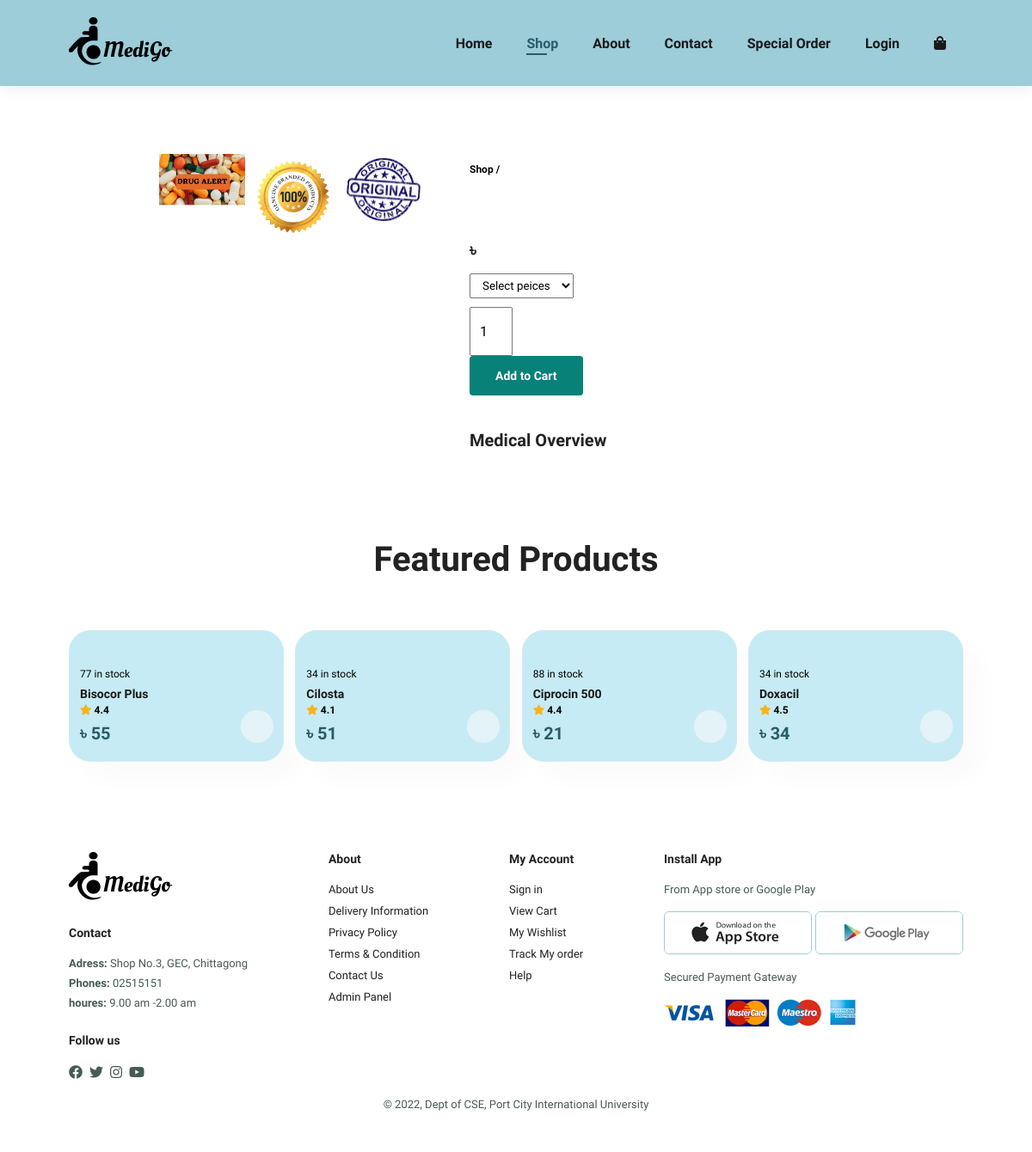
Page /index.html/sproduct1.php on the committed database.
### tables this page shows
CREATE TABLE `featured` (
  `id` int(15) NOT NULL,
  `MName` varchar(50) NOT NULL,
  `Stock` varchar(50) NOT NULL,
  `Details` text NOT NULL,
  `Price` varchar(20) NOT NULL,
  `img` varchar(32) NOT NULL,
  `rating` varchar(5) NOT NULL
);

### index.html/sproduct1.php (the view, shortened to what this page needs)
<?php
include('dbconnect.php');
?>
<!DOCTYPE html>
<html lang="en">
<head>
    <link rel="stylesheet" href="https://pro.fontawesome.com/releases/v5.15.4/css/all.css" />
    <link rel="stylesheet" href="style.css">
</head>
<body>
    <section id="header">
        <a href="#"><img src="../img/logo.png" class="logo" alt=""></a>
        <div>
            <ul id="navbar">
                <li><a href="index.php">Home</a></li>
                <li><a class="active" href="shop.php">Shop</a></li>
                <li><a href="about.php">About</a></li>
                <li><a href="contact.php">Contact</a></li>
                <li><a href="sorder.php">Special Order</a></li>
                <li><a href="login.php">Login</i></a></li>
                <li><a href="cart.php"><i class="fa fa-shopping-bag"></i></a></li>
            </ul>
        </div>
    </section>
    <section id="prodetails" class="section-p1">
        <div class="single-pro-image">
            <div class="small-img-group">
                <div class="small-img-column">
                </div>
                <div class="small-img-column">
                    <img src="../img/small product/Drugs.jpeg" width="100%" class="small-img" alt="">
                </div>
                <div class="small-img-column">
                    <img src="../img/small product/genuine.jpg" width="100%" class="small-img" alt="">
                </div>
                <div class="small-img-column">
                    <img src="../img/small product/original.jpg" width="100%" class="small-img" alt="">
                </div>
            </div>
        </div>
        <div class="single-pro-details">
            <h6>Shop /
            </h6>
            <h4>
            </h4>
            <h2>৳
            </h2>
            <select>
                <option>Select peices</option>
            </select>
            <input type="number" value="1">
            <form method="post">
                <button name='addtocart' class="normal">Add to Cart</button>
            </form>
            <h4>Medical Overview</h4>
        </div>
    </section>
    <section id="product1" class="section-p1">
        <h2>Featured Products</h2>
        <div class="pro-container">
            <?php
            $ret1 = mysqli_query($con, "Select * From featured ");
            while ($result1 = mysqli_fetch_array($ret1)) {
            ?>
            <div class="pro" onclick="window.location.href='sproduct1.php?editid=<?php echo $result1['id']; ?>';">
                <div><img src="../img/<?php echo $result1['img']; ?>" alt=""></div>
                <div class="des">
                    <span>
                        <?php echo $result1['Stock']; ?> in stock
                    </span>
                    <h5>
                        <?php echo $result1['MName']; ?>
                    </h5>
                    <div class="star">
                        <i class="fas fa-star"><span>
                                <?php echo $result1['rating']; ?>
                            </span></i>
                    </div>
                    <h4>৳
                        <?php echo $result1['Price']; ?>
                    </h4>
                </div>
                <a href="#"><i class="fa fa-cart-plus cart"></i></a>
            </div>
            <?php
            }
            ?>
        </div>
    </section>
    <?php
    include('footer.php');
    ?>
</body>
</html>

### index.html/footer.php
<footer class="section-p1">
        <div class="column">
            <img class="flogo" loading="lazy" src="../img/logo.png" alt="">
            <h4>Contact</h4>
            <p><strong> Adress: </strong> Shop No.3, GEC, Chittagong </p>
            <p> <strong>Phones: </strong> 02515151</p>
            <p><strong>houres: </strong> 9.00 am -2.00 am</p>
            <div class="follow">
                <h4>Follow us</h4>
                <div class="icon">
                    <i class="fab fa-facebook"></i>
                    <i class="fab fa-twitter"></i>
                    <i class="fab fa-instagram"></i>
                    <i class="fab fa-youtube"></i>
                </div>
            </div>
        </div>
        <div class="column">
            <h4>About</h4>
            <a href="about.php">About Us</a>
            <a href="downloadpage.php">Delivery Information</a>
            <a href="downloadpage.php">Privacy Policy</a>
            <a href="downloadpage.php">Terms & Condition</a>
            <a href="contact.php">Contact Us</a>
            <a href="adminlogin.php">Admin Panel</a>
        </div>
        <div class="column">
            <h4>My Account</h4>
            <a href="login.php">Sign in</a>
            <a href="cart.php">View Cart</a>
            <a href="cart.php">My Wishlist</a>
            <a href="downloadpage.php">Track My order</a>
            <a href="contact.php">Help</a>
        </div>
        <div class="column install">
            <h4>Install App</h4>
            <p>From App store or Google Play</p>
            <div class="row">
                <img src="../img/pay/app.jpg" alt="" onclick="window.location.href='downloadpage.php';">
                <img src="../img/pay/play.jpg" alt="" onclick="window.location.href='downloadpage.php';">
            </div>
            <p>Secured Payment Gateway</p>
            <img src="../img/pay/pay.png" alt="" onclick="window.location.href='downloadpage.php';">
        </div>
        <div class="copyright">
            <p>© 2022, Dept of CSE, Port City International University</p>
        </div>
</footer>

### index.html/style.css (style rules this page uses)
* { margin: 0; padding: 0; box-sizing: border-box; font-family: 'Spartan', sans-serif; }
h2 { font-size: 40px; line-height: 54px; color: #222; }
h4 { font-size: 20px; color: #222; }
h6 { font-weight: 700; font-size: 12px; }
p { font-size: 16px; color: #465b52; margin: 15px 0 20px 0; }
.section-p1 { padding: 40px 80px; }
button.normal { font-size: 14px; font-weight: 600; padding: 15px 30px; color: #000; background-color: #fff; border-radius: 4px; cursor: pointer; border: none; outline: none; transition: 0.2s; }
body { width: 100%; }
#header { display: flex; align-items: center; justify-content: space-between; padding: 20px 80px; background-color: #9ccdd9; box-shadow: 0 5px 15px rgba(0, 0, 0, 0.06); z-index: 999; position: sticky; top: 0; left: 0; }
#navbar { display: flex; align-items: center; justify-content: center; }
#navbar li { list-style: none; padding: 0 20px; position: relative; }
#navbar li a { text-decoration: none; font-size: 16px; font-weight: 600; color: #1a1a1a; transition: 0.3s ease; }
#navbar li a:hover, #navbar li a.active { color: #295c6a; }
#navbar li a.active::after, #navbar li a:hover::after { content: ""; width: 30%; height: 2px; background: #295c6a; position: absolute; bottom: -4px; left: 20px; }
#product1 { text-align: center; }
#product1 .pro-container { display: flex; justify-content: space-between; padding-top: 20px; flex-wrap: wrap; }
#product1 .pro { background-color: #c6ebf4; width: 23%; min-width: 250px; padding: 10px 12px; border: 1px solid #cdebf2; border-radius: 25px; cursor: pointer; box-shadow: 20px 20px 30px rgba(0, 0, 0, 0.02); margin: 15px 0; transition: 0.2s ease; position: relative; }
#product1 .pro .des { text-align: start; padding: 10px 0; }
#product1 .pro .des span { color: #000; font-size: 12px; }
#product1 .pro .des h5 { padding-top: 7px; color: #1a1a1a; font-size: 14px; }
#product1 .pro .des i { font-size: 12px; color: rgb(243, 181, 25); }
#product1 .pro .des h4 { padding-top: 7px; font-size: 20px; font-weight: 700; color: #295c6a; }
#product1 .pro .cart { width: 40px; height: 40px; line-height: 40px; border-radius: 50px; background-color: #e4f3f7; font-weight: 500; color: #295c6a; border: 1px solid #cdebf2; position: absolute; bottom: 20px; right: 10px; }
footer { display: flex; flex-wrap: wrap; justify-content: space-between; background-color: #fff; }
footer .column { margin-top: 10px; display: flex; flex-direction: column; align-items: flex-start; margin-bottom: 20px; }
footer .flogo { margin-bottom: 30px; }
footer h4 { font-size: 14px; padding-bottom: 20px; }
footer p { font-size: 13px; margin: 0 0 8px 0; }
footer a { font-size: 13px; text-decoration: none; color: #222; margin-bottom: 10px; }
footer .follow { margin-top: 20px; }
footer .follow i { color: #465b52; padding-right: 4px; cursor: pointer; }
footer .install .row img { border: 1px solid #9ccdd9; border-radius: 6px; }
footer .install img { margin: 10px 0 15px 0; }
footer .copyright { width: 100%; text-align: center; }
.fas { background-color: transparent; }
#prodetails .single-pro-image { width: 40%; margin-right: 50px; }
.small-img-group { display: flex; justify-content: space-between; }
.small-img-column { flex-basis: 24%; cursor: pointer; }
#prodetails { display: flex; margin-top: 20px; }
#prodetails .single-pro-details { width: 50%; padding-top: 30px; }
#prodetails .single-pro-details h4 { padding: 40px 0 20px 0; }
#prodetails .single-pro-details h2 { font-size: 20px; }
#prodetails .single-pro-details select { display: block; padding: 5px 10px; margin-bottom: 10px; }
#prodetails .single-pro-details input { width: 50px; height: 57px; padding-left: 10px; font-size: 16px; margin-right: 10px; }
#prodetails .single-pro-details button { background-color: #088178; color: #fff; }

### rows in the picture
featured: Stock "77", MName "Bisocor Plus", rating "4.4", Price "55"
featured: Stock "34", MName "Cilosta", rating "4.1", Price "51"
featured: Stock "88", MName "Ciprocin 500", rating "4.4", Price "21"
featured: Stock "34", MName "Doxacil", rating "4.5", Price "34"
